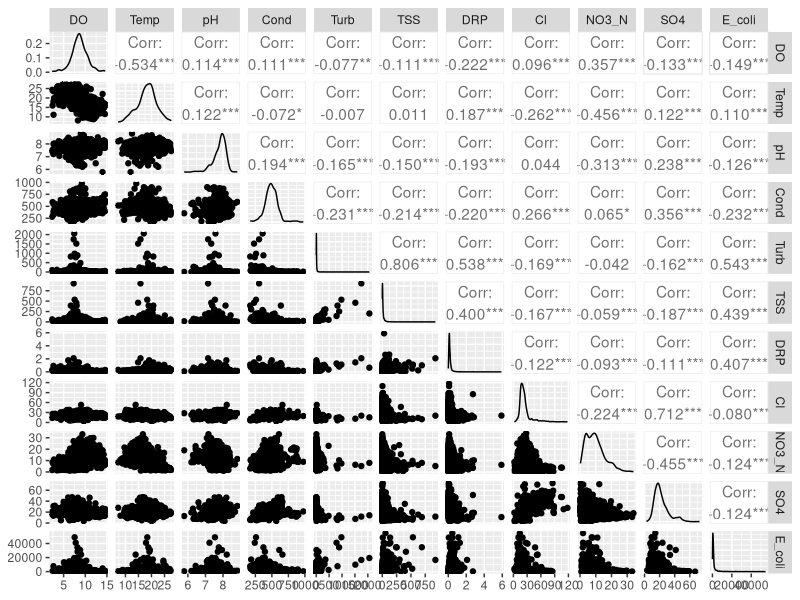
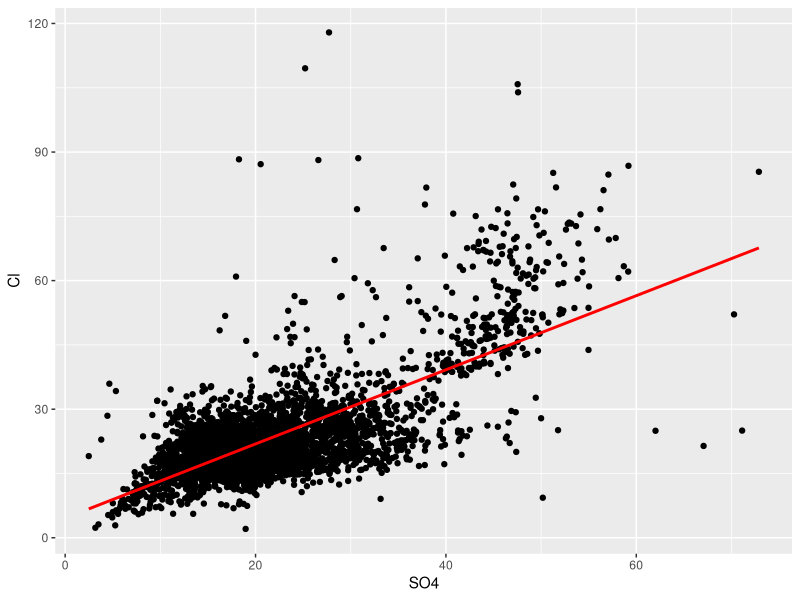
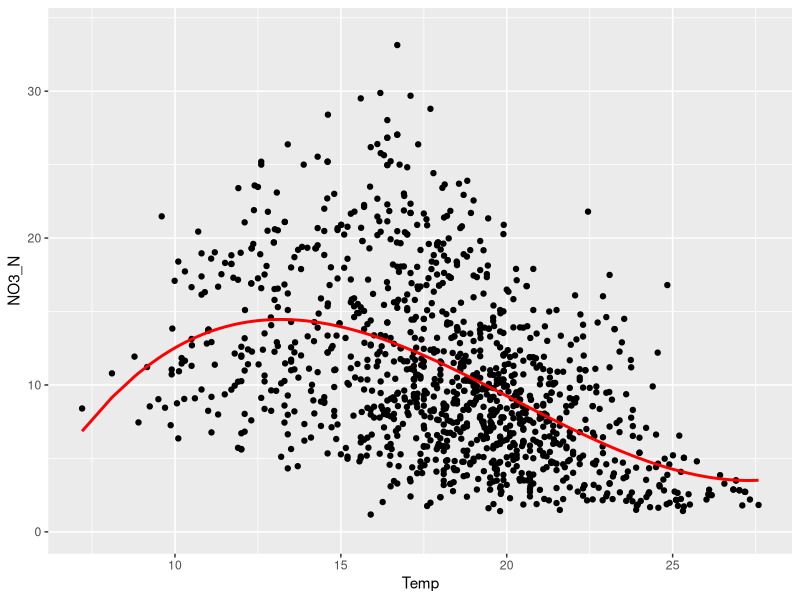
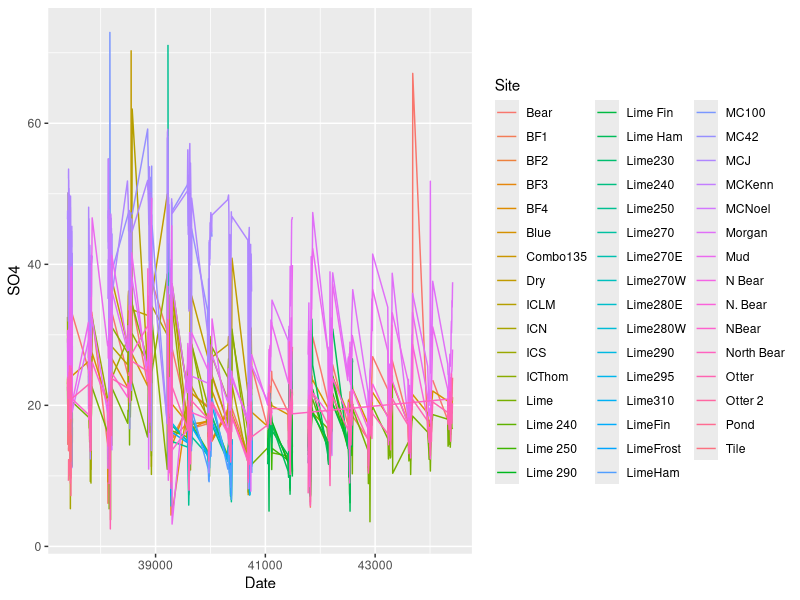

The R script that drew these images, in order:
## ---- chunk 1
knitr::opts_chunk$set(echo = TRUE)

library(tidyverse)
library(GGally)
## ---- chunk 2
data <- read_csv("../Data/combined_data.csv")

data[4:14] <- sapply(data[4:14], as.numeric)
names(data)[c(12,14)] <- c("NO3_N", "E_coli")
## ---- chunk 3
ggpairs(data[4:14])
## ---- chunk 4
temp_data <- filter(data, !(is.na(SO4) | is.na(Cl)))
fit <- lm(Cl~SO4, data=temp_data)
pred <- data.frame(Cl=predict(fit, temp_data), SO4=temp_data$SO4)
data %>%
  ggplot()+
  geom_point(aes(x=SO4, y=Cl))+
  geom_line(data=pred, aes(x=SO4, y=Cl), color="red", size=1)
## ---- chunk 5
temp_data <- filter(data, !(is.na(Temp) | is.na(NO3_N)))
fit <- lm(NO3_N~poly(Temp, 3), data=temp_data)
pred <- data.frame(NO3_N=predict(fit, temp_data), Temp=temp_data$Temp)
data %>%
  ggplot()+
  geom_point(aes(x=Temp, y=NO3_N))+
  geom_line(data=pred, aes(x=Temp, y=NO3_N), color="red", size=1)
## ---- chunk 6
print(data %>% count(Site) %>% arrange(n), n=100)
## ---- chunk 7
site_counts <- data %>%
  count(Site)


data %>%
  filter(sum(data$Site==Site)>1) %>%
  ggplot(aes(x=Date, y=SO4, color=Site))+
  geom_line()
